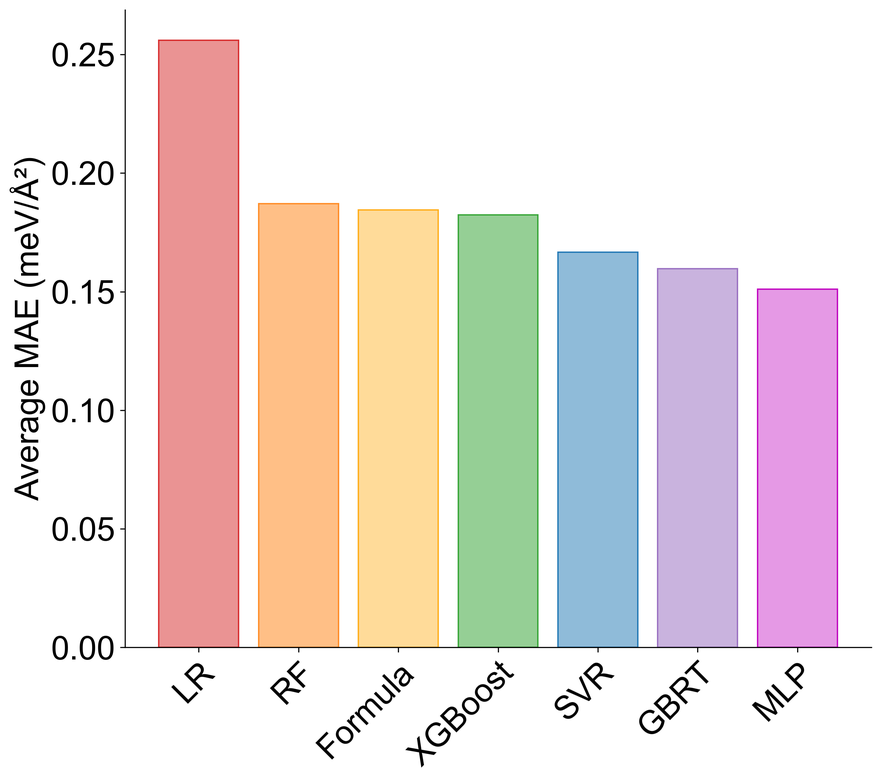
#> input picture model_performance_analysis/MAE.png, 881 x 782 px, shrunk from 2670 x 2369 before the run
$ python merge.py
#> lines starting #> are read from the running program, lines starting #| are printed output that depends on the picture
from PIL import Image
import matplotlib.pyplot as plt
import numpy as np
plt.rcParams['font.family'] = 'Arial'       # 全局字体设置为 Arial
plt.rcParams['axes.unicode_minus'] = False  # 显示负号
# ---------- 配置区 ----------
png_paths = [
    "MAE.png",
    "R².png"
]
out_pdf = "performance.pdf"
labels = ["A","B","C","D","E","F"]  # 改成字母 A-F
# ----------------------------

def pick_label_color(pil_img, sample_box=(0,0,50,50), white_thresh=180):
    """根据左上角亮度选择黑或白标签颜色。"""
    w, h = pil_img.size
    left, top, right, bottom = sample_box
    right = min(right, w)
    bottom = min(bottom, h)
    region = pil_img.convert('L').crop((left, top, right, bottom))
    arr = np.asarray(region)
    mean_brightness = arr.mean()
    return "black" if mean_brightness > white_thresh else "white"

# 读取 PNG 图片（只取前两张）
images = [Image.open(p).convert("RGB") for p in png_paths[:2]]
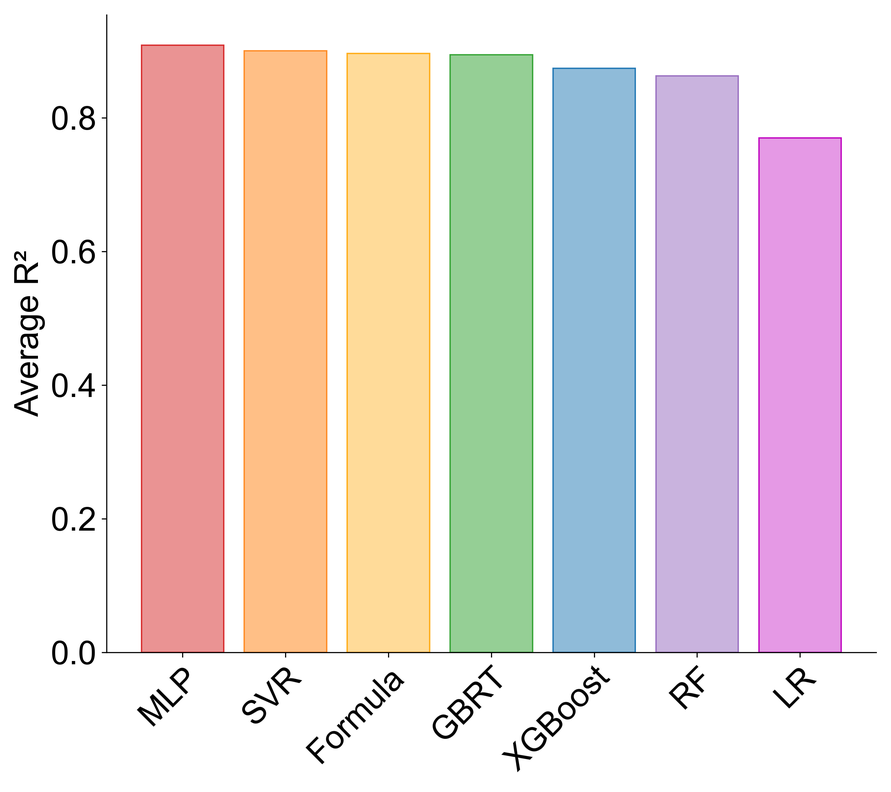
#> input picture model_performance_analysis/R².png, 891 x 792 px, shrunk from 2700 x 2400 before the run
#> images = 2 items

# --- 一行两列 ---
fig, axes = plt.subplots(1, 2, figsize=(14.5, 7))

# 子图紧凑排布
fig.subplots_adjust(left=0.01, right=0.99, top=0.99, bottom=0.01,
                    wspace=0.05, hspace=0.05)

for i, ax in enumerate(axes):
    if i < len(images):
        img_rgb = images[i]
        ax.imshow(img_rgb, aspect='auto', interpolation='bilinear')
        ax.set_xticks([])
        ax.set_yticks([])
        ax.set_facecolor('white')
        color = pick_label_color(img_rgb, sample_box=(0,0,40,40), white_thresh=180)
        ax.text(-0.01, 1.01, labels[i],
                transform=ax.transAxes,
                fontsize=30, fontweight="bold",
                va="top", ha="left",
                color=color)
        for spine in ax.spines.values():
            spine.set_visible(False)
    else:
        ax.axis("off")
#> this loop made 2 passes
#> (mean_brightness in pick_label_color, color) on passes 1 to 2: (255, 'black'), (255, 'black')

# 保存为 PDF
plt.savefig(out_pdf, dpi=300, edgecolor='white')
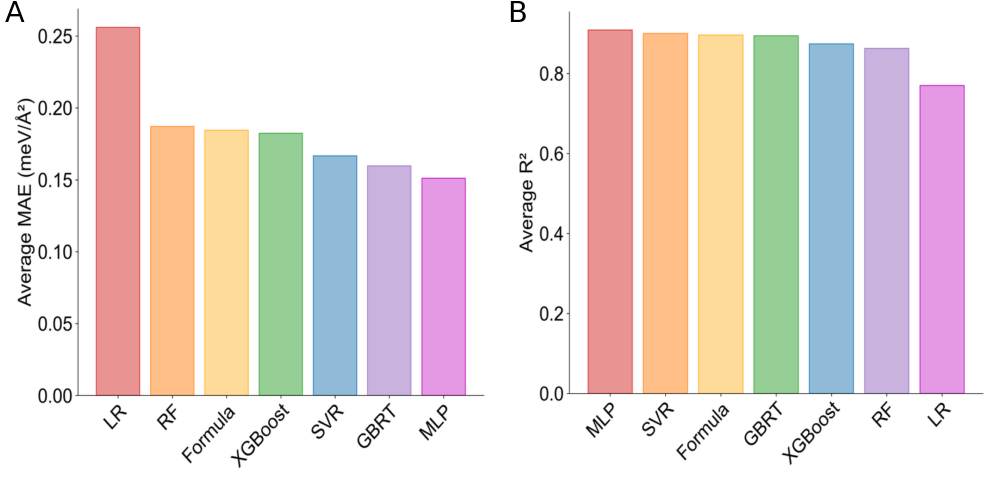
#> figure drawn by matplotlib, 2 panels
plt.close(fig)
print("保存完成：", out_pdf)
